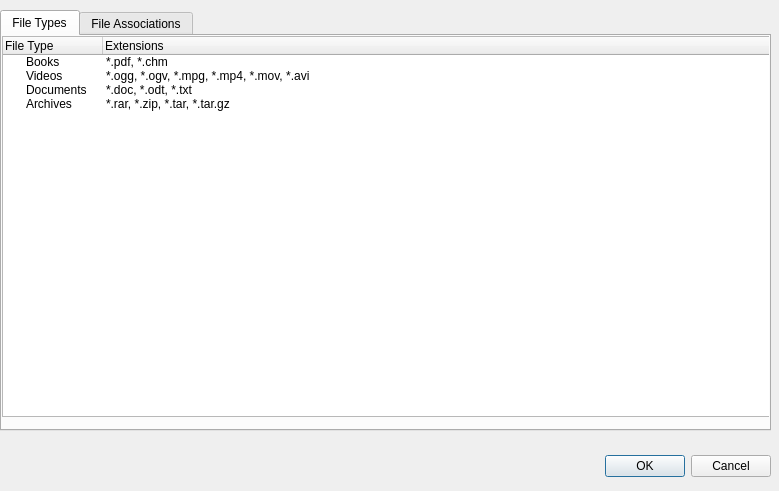
<?xml version="1.0" encoding="UTF-8"?>
<ui version="4.0">
 <class>OrganizerSettings</class>
 <widget class="QDialog" name="OrganizerSettings">
  <property name="geometry">
   <rect>
    <x>0</x>
    <y>0</y>
    <width>779</width>
    <height>491</height>
   </rect>
  </property>
  <property name="windowTitle">
   <string>Dialog</string>
  </property>
  <widget class="QDialogButtonBox" name="buttonBox">
   <property name="geometry">
    <rect>
     <x>430</x>
     <y>450</y>
     <width>341</width>
     <height>32</height>
    </rect>
   </property>
   <property name="orientation">
    <enum>Qt::Horizontal</enum>
   </property>
   <property name="standardButtons">
    <set>QDialogButtonBox::Cancel|QDialogButtonBox::Ok</set>
   </property>
  </widget>
  <widget class="QTabWidget" name="tabWidget">
   <property name="geometry">
    <rect>
     <x>0</x>
     <y>10</y>
     <width>771</width>
     <height>421</height>
    </rect>
   </property>
   <property name="currentIndex">
    <number>0</number>
   </property>
   <property name="elideMode">
    <enum>Qt::ElideNone</enum>
   </property>
   <widget class="QWidget" name="tab">
    <property name="layoutDirection">
     <enum>Qt::LeftToRight</enum>
    </property>
    <attribute name="title">
     <string>File Types</string>
    </attribute>
    <widget class="QTreeWidget" name="treeWidget">
     <property name="geometry">
      <rect>
       <x>0</x>
       <y>0</y>
       <width>771</width>
       <height>381</height>
      </rect>
     </property>
     <property name="autoScroll">
      <bool>true</bool>
     </property>
     <property name="itemsExpandable">
      <bool>true</bool>
     </property>
     <column>
      <property name="text">
       <string>File Type</string>
      </property>
     </column>
     <column>
      <property name="text">
       <string>Extensions</string>
      </property>
     </column>
     <item>
      <property name="text">
       <string>Books</string>
      </property>
      <property name="text">
       <string>*.pdf, *.chm</string>
      </property>
     </item>
     <item>
      <property name="text">
       <string>Videos</string>
      </property>
      <property name="text">
       <string>*.ogg, *.ogv, *.mpg, *.mp4, *.mov, *.avi</string>
      </property>
     </item>
     <item>
      <property name="text">
       <string>Documents</string>
      </property>
      <property name="text">
       <string>*.doc, *.odt, *.txt</string>
      </property>
     </item>
     <item>
      <property name="text">
       <string>Archives</string>
      </property>
      <property name="text">
       <string>*.rar, *.zip, *.tar, *.tar.gz</string>
      </property>
     </item>
    </widget>
   </widget>
   <widget class="QWidget" name="tab_2">
    <attribute name="title">
     <string>File Associations</string>
    </attribute>
   </widget>
  </widget>
 </widget>
 <resources/>
 <connections>
  <connection>
   <sender>buttonBox</sender>
   <signal>accepted()</signal>
   <receiver>OrganizerSettings</receiver>
   <slot>accept()</slot>
   <hints>
    <hint type="sourcelabel">
     <x>248</x>
     <y>254</y>
    </hint>
    <hint type="destinationlabel">
     <x>157</x>
     <y>274</y>
    </hint>
   </hints>
  </connection>
  <connection>
   <sender>buttonBox</sender>
   <signal>rejected()</signal>
   <receiver>OrganizerSettings</receiver>
   <slot>reject()</slot>
   <hints>
    <hint type="sourcelabel">
     <x>316</x>
     <y>260</y>
    </hint>
    <hint type="destinationlabel">
     <x>286</x>
     <y>274</y>
    </hint>
   </hints>
  </connection>
 </connections>
</ui>
